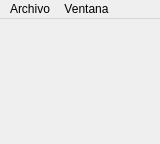
<?xml version="1.0" encoding="UTF-8"?>
<ui version="4.0">
 <class>MainWindow</class>
 <widget class="QMainWindow" name="MainWindow">
  <property name="geometry">
   <rect>
    <x>0</x>
    <y>0</y>
    <width>160</width>
    <height>144</height>
   </rect>
  </property>
  <property name="windowTitle">
   <string>MainWindow</string>
  </property>
  <widget class="QWidget" name="centralWidget">
   <widget class="QLabel" name="label">
    <property name="geometry">
     <rect>
      <x>0</x>
      <y>0</y>
      <width>160</width>
      <height>144</height>
     </rect>
    </property>
    <property name="text">
     <string/>
    </property>
   </widget>
  </widget>
  <widget class="QMenuBar" name="menuBar">
   <property name="geometry">
    <rect>
     <x>0</x>
     <y>0</y>
     <width>160</width>
     <height>22</height>
    </rect>
   </property>
   <widget class="QMenu" name="menuArchivo">
    <property name="title">
     <string>Archivo</string>
    </property>
    <addaction name="actionLeer_ROM"/>
    <addaction name="actionGuardar"/>
    <addaction name="actionCargar"/>
   </widget>
   <widget class="QMenu" name="menuVentana">
    <property name="title">
     <string>Ventana</string>
    </property>
    <addaction name="actionX1"/>
    <addaction name="actionX2"/>
    <addaction name="actionX4"/>
    <addaction name="actionX8"/>
   </widget>
   <addaction name="menuArchivo"/>
   <addaction name="menuVentana"/>
  </widget>
  <action name="actionLeer_ROM">
   <property name="text">
    <string>Leer ROM...</string>
   </property>
  </action>
  <action name="actionGuardar">
   <property name="text">
    <string>Guardar...</string>
   </property>
  </action>
  <action name="actionCargar">
   <property name="text">
    <string>Cargar...</string>
   </property>
  </action>
  <action name="actionX1">
   <property name="checkable">
    <bool>true</bool>
   </property>
   <property name="checked">
    <bool>true</bool>
   </property>
   <property name="text">
    <string>x1</string>
   </property>
  </action>
  <action name="actionX2">
   <property name="checkable">
    <bool>true</bool>
   </property>
   <property name="text">
    <string>x2</string>
   </property>
  </action>
  <action name="actionX4">
   <property name="checkable">
    <bool>true</bool>
   </property>
   <property name="text">
    <string>x4</string>
   </property>
  </action>
  <action name="actionX8">
   <property name="checkable">
    <bool>true</bool>
   </property>
   <property name="text">
    <string>x8</string>
   </property>
  </action>
 </widget>
 <layoutdefault spacing="6" margin="11"/>
 <resources/>
 <connections/>
</ui>
